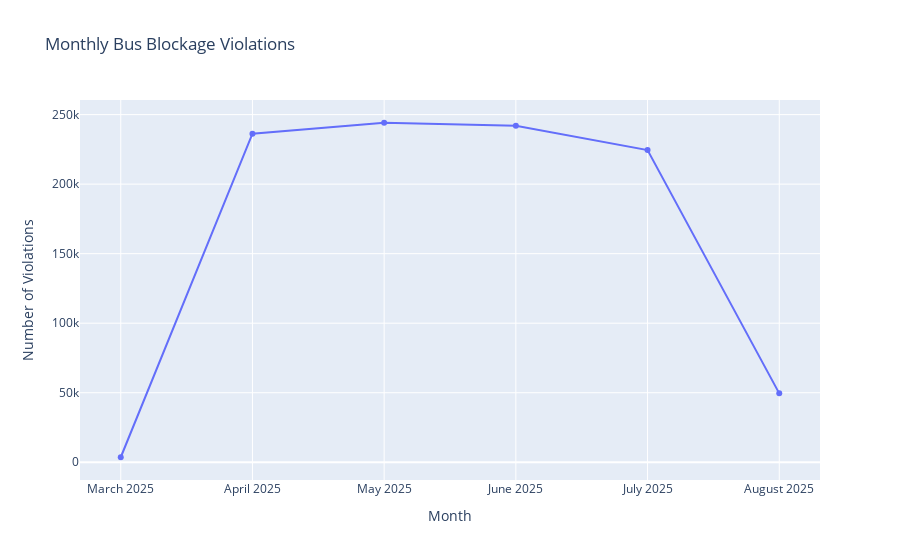

Here is the notebook cell this chart was saved with:
### Code cell
# Convert "month" Period to datetime for labels
monthly_violations_counts["month_start"] = monthly_violations_counts["month"].dt.to_timestamp()
monthly_violations_counts["month_name"] = monthly_violations_counts["month_start"].dt.strftime("%B %Y")

# Line chart
fig = px.line(
    monthly_violations_counts,
    x="month_name",
    y="violations",
    title="Monthly Bus Blockage Violations",
    markers=True
)

fig.update_layout(
    xaxis_title="Month",
    yaxis_title="Number of Violations",
    height=600
)

fig.show()

### Figure 1 — Plotly figure (JSON) as saved in the notebook; plotly's stock layout.template omitted (floating-point values rounded to 4 significant figures)
{"data": [{"hovertemplate": "month_name=%{x}<br>violations=%{y}<extra></extra>", "legendgroup": "", "line": {"color": "#636efa", "dash": "solid"}, "marker": {"symbol": "circle"}, "mode": "lines+markers", "name": "", "orientation": "v", "showlegend": false, "type": "scatter", "x": ["March 2025", "April 2025", "May 2025", "June 2025", "July 2025", "August 2025"], "xaxis": "x", "y": [3601, 236249, 244138, 242007, 224459, 49546], "yaxis": "y"}], "layout": {"autosize": true, "legend": {"tracegroupgap": 0}, "title": {"text": "Monthly Bus Blockage Violations"}, "xaxis": {"anchor": "y", "autorange": true, "domain": [0, 1], "range": [-0.3031, 5.303], "title": {"text": "Month"}, "type": "category"}, "yaxis": {"anchor": "x", "autorange": true, "domain": [0, 1], "range": [-12470.0, 260200.0], "title": {"text": "Number of Violations"}, "type": "linear"}}}
